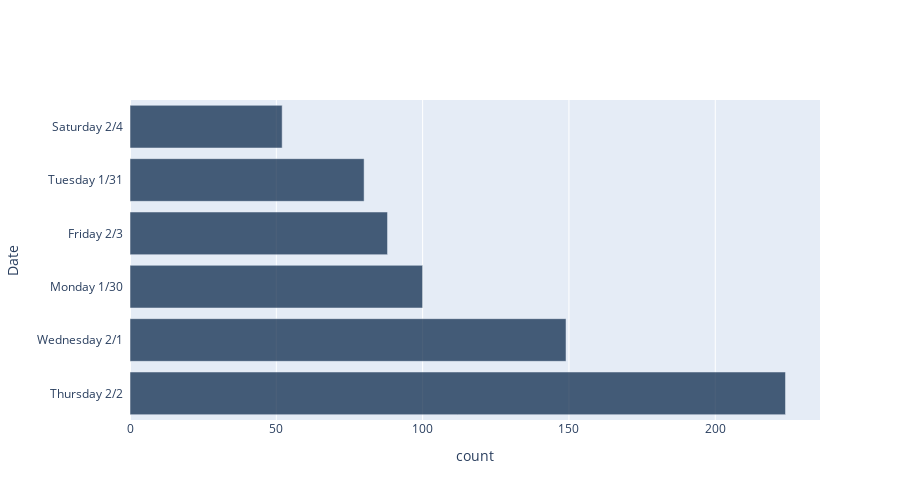

Write notebook code for a chart like this one.
### Code cell
dayTable.sort("count").barh("Date","count")
print("Total visitors: " + str(sum(dayTable.column("count"))))

### Figure 1 — Plotly figure (JSON) as saved in the notebook; plotly's stock layout.template omitted (floating-point values rounded to 4 significant figures)
{"data": [{"customdata": ["Thursday 2/2", "Wednesday 2/1", "Monday 1/30", "Friday 2/3", "Tuesday 1/31", "Saturday 2/4"], "hovertemplate": "(%{x}, %{customdata})", "marker": {"color": "rgb(0,30,66)"}, "name": "count", "opacity": 0.7, "orientation": "h", "type": "bar", "x": [224, 149, 100, 88, 80, 52], "y": ["Thursday 2/2  ", "Wednesday 2/1  ", "Monday 1/30  ", "Friday 2/3  ", "Tuesday 1/31  ", "Saturday 2/4  "]}], "layout": {"height": 500, "xaxis": {"title": {"text": "count"}}, "yaxis": {"dtick": 1, "showticklabels": true, "title": {"text": "Date"}, "type": "category"}}}
